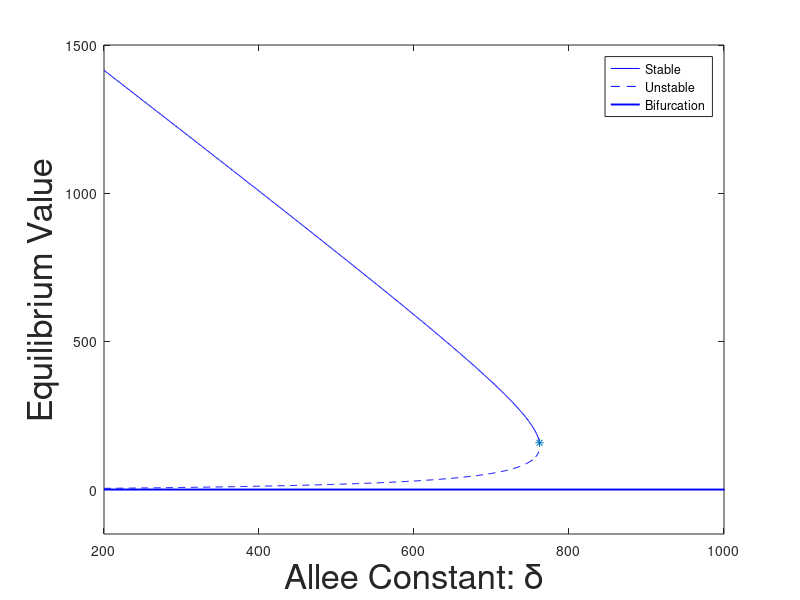

Here is the MATLAB script that generated this plot: (Note: this script raises an error after producing the figure.)
%% Figure 5.2a

% Anopheles parameters
beta = 33.3333; 
r = .5;
%x = Parm3(3,i);
%f =  Parm3(4,i);
mu_1 = .2;
mu_0 = 5e-2;
alpha = 0.1020;
mu_2 = 0.0435;
delta2 = 200:762;
    

% Just putting the equilibriums in pieces
aa = (- mu_0*mu_2^2 ).*delta2 - alpha^2*mu_2 *r - alpha* mu_1*mu_2 *r + alpha^2*r*(1-r)*beta ;
   


bb =  sqrt((  (mu_0*mu_2^2).*delta2 + alpha^2* mu_2 *r +alpha*mu_1*mu_2* r - alpha^2*r*(1-r)*beta).^2 - (4*r*alpha).*delta2.*(mu_0*mu_2^3*(mu_1 + alpha)) );

dd = (2*mu_0*mu_2^2*r);

% This are the two equilibria for a given delta value
eq1a = (aa + bb)./dd;
  
eq2a = (aa - bb)./dd;

%
plot(delta2, eq1a,'b', delta2, eq2a,'--b')

xlabel('Allee Constant: \delta' ,'FontSize', 25)

ylabel('Equilibrium Value' ,'FontSize', 25)
hold on
plot([200 1400], [0 0], 'b','LineWidth', 1.4)

%
axis([200,1000, -150, 1500])
hold on
plot(762, 157.7488, '*')
%
legend('Stable','Unstable', 'Bifurcation')

%% Figure 5.2b and Latin hypercube sampling
% Now we choose a sample size
samp = 225;
% This is the latin hypercube command in matlab. When I run it in MatLab
% R2016a, I use the default kernel when I first open matlab.
Parm = lhsdesign(7,samp);


% % Order is beta, r, mu0, mu1, mu2, alpha, delta

% This is my lower and upper bounds
lb = [ 50/4, 0.5,  log(1e-6),  0.05, 0.0333, 0.0333, 50 ]';
ub = [ 122/2, 0.55, log(.1),  0.8,  0.125, 0.125, 250 ]';

% Adjusting random sample to fit bounds
Parm200 = bsxfun(@plus, lb, bsxfun(@times, Parm, (ub-lb)));

% Getting rid of log on mu_0
Parm200(3,:) = exp(Parm200(3,:));




% First I need to refind all equilibriums
eq1 = zeros(225, 1);
eq2 = zeros(225, 1);
for i = 1:samp
    
beta = Parm200(1,i);
r = Parm200(2,i);

mu_0 = Parm200(3,i);
mu_1 = Parm200(4,i);
mu_2 = Parm200(5,i);

alpha =Parm200(6,i);
delta =   Parm200(7,i);
aa = - mu_0*mu_2^2 *delta - alpha^2*mu_2 *r - alpha* mu_1*mu_2 *r + alpha^2*r*(1-r)*beta ;
   


bb =  sqrt((  mu_0*mu_2^2 *delta + alpha^2* mu_2 *r +alpha*mu_1*mu_2* r - alpha^2*r*(1-r)*beta)^2 - 4*r*alpha*delta*mu_0*mu_2^3*(mu_1 + alpha) );

dd = (2*mu_0*mu_2^2*r);


eq1(i) = (aa + bb)/dd;
  
eq2(i) = (aa - bb)/dd;
end



% Finding positive equilibria
kpos = 0;
kimag = 0;
kneg = 0;

for i = 1:samp
  if( isreal(eq1(i) ) )
   if(  eq1(i)> 0 )
       kpos = [kpos, i ];
   elseif (eq1(i) < 0)
       kneg = [kneg, i ] ;
   end
  else
      kimag = [kimag,i];
  end
end
kneg(1) = [];
kpos(1) = [];
kimag(1) = [];

%
Parm = Parm200(:,kpos);
eq1 = eq1(kpos);
eq2 = eq2(kpos);

% These are the ones I will not use, because they have negative and
% imaginary equilbria

Parmnegi = Parm200(:,[kneg, kimag]);


%
bif = zeros(1,192);
del = zeros(1,192);
% I am finding the bifurcation point for each set of parameters, but solving for delta value.
for i =1:192 
% beta   
beta = Parm(1,i);
% r
r = Parm(2,i);
% mu0
mu_0 = Parm(3,i);
%mu1
mu_1 = Parm(4,i);
% mu2
mu_2 = Parm(5,i);
% alpha
alpha = Parm(6,i);

a1 = (  mu_0*mu_2^2)^2;
b1 = 2*mu_0*mu_2^2*(  alpha^2* mu_2 *r +alpha*mu_1*mu_2* r - alpha^2*r*(1-r)*beta)- 4*r*alpha*mu_0*mu_2^3*(mu_1 + alpha);
c1 = (  alpha^2* mu_2 *r +alpha*mu_1*mu_2* r - alpha^2*r*(1-r)*beta)^2;
del(i) = (-b1 + sqrt(b1^2 -4*a1*c1))/ (2*a1);

bb1 = - mu_0*mu_2^2 *del(i) - alpha^2*mu_2 *r - alpha* mu_1*mu_2 *r + alpha^2*r*(1-r)*beta;
ac1 = sqrt((  mu_0*mu_2^2 *del(i) + alpha^2* mu_2 *r +alpha*mu_1*mu_2* r - alpha^2*r*(1-r)*beta)^2 - 4*r*alpha*del(i)*mu_0*mu_2^3*(mu_1 + alpha) );
d = 2*mu_0*mu_2^2*r;

if(abs(ac1)< 1e-4)
bif(i) = -bb1/d;
else
    i
end

end


% Plotting bifurcation with delta value
plot(log10(del),log10(bif), 'o') 
hold on 
%title(' ', 'FontSize', 20)
ylabel('Bifurcation Value' ,'FontSize', 20)

xlabel('Allee Constant: \delta' ,'FontSize', 20)

% axis([ 0 1274, 0 0.5])

% Finding linear regression line of log values
xr = [ ones(192,1), log10(del)'];
line = xr\log10(bif)';

xr2 = [ ones(192,1), del'];
line2 = xr2\bif';

%
hold on
t = [2:8];
plot(t, line(1) + line(2).*t)

%% Figure 5.2c

hold on
plot(log10(Parm(3,:)), log10(bif), 'o') 
hold on 
%title(' ', 'FontSize', 20)
ylabel('Bifurcation Value' ,'FontSize', 20)

xlabel('Density dependent death: \mu_0' ,'FontSize', 20)

% axis([ 0 1274, 0 0.5])

% Finding linear regression line of log values
xr3 = [ ones(192,1), log10(Parm(3,:))'];
line3 = xr3\log10(bif)';

xr4 = [ ones(192,1), Parm(3,:)'];
line4 = xr4\bif';
hold on
t = [-6,-1];
y = line3(1) + line3(2).*t;
plot(t, y)

%% Figure 5.3
% This is the step size I will use for the histogram
stepn = (ub-lb)./20;
for i = 1:7
edges(i,:) = lb(i):stepn(i):ub(i);
end

% mu0 is on a log scale so I do this separately
 step = (log10(ub(5))+6 )/20 ;
stepup= -6: step:log10(ub(5));
stepup = 10.^(stepup);
edges5 = stepup;
%%
 ss2 = zeros(7,2);
  words = { ' Egg laying Rate', ' Male Mosquitoes' ,   'Density Dependent Death Rate of Larvae' ,  'Constant Death Rate of Larvae' ,  'Adult Death Rate', 'Transition Rate from Larvae to Adult' , 'Allee Constant'   };
% % % Order is beta, r, mu0, mu1, mu2, alpha, delta
  xwords =   { '\beta', 'r' ,   '\mu_0' , '\mu_1' ,  '\mu_2' , '\alpha' , '\delta'  };

for i = 1:2



 

 figure


%subplot(1,2,1)  
h1 = histogram(Parm(i,:),edges(i,:));
hold on
  h2= histogram(Parmnegi(i,:),edges(i,:));




% This was to make it easier to compare to normalize the data
h1.Normalization = 'probability';
h2.Normalization = 'probability';

figure
stairs(h1.Values, 'LineWidth', 2)
hold on
stairs(h2.Values, 'LineWidth', 2)

title( words(i), 'Fontsize', 12);
legend('Positive Equilibria', 'Negative or Imaginary Equilibria');
xlabel( xwords(i), 'Fontsize', 20)
ylabel( 'Proportion', 'Fontsize', 15)

%set(gca, 'XTick',  [5:4:21], 'XTickLabel',  [  '10^{-5}','10^{-4}', '10^{-3}', '10^{-2}', '10^{-1}' ])
%set(gca, 'XTick',  [1.5:4:21], 'XTickLabel',  [ .03:.02:.11])
set(gca, 'FontSize', 15);
close Figure 1
end

 figure
i =3;

%subplot(1,2,1)  
h1 = histogram(Parm(i,:),edges5);
hold on
  h2= histogram(Parmnegi(i,:),edges5);



% This was to make it easier to compare to normalize the data
h1.Normalization = 'probability';
h2.Normalization = 'probability';


set(gca,'xscale','log') 
figure
stairs(h1.Values, 'LineWidth', 2)
hold on
stairs(h2.Values, 'LineWidth', 2)


title( words(i), 'Fontsize', 12);
legend('Positive Equilibria', 'Negative or Imaginary Equilibria');
xlabel( xwords(i), 'Fontsize', 20)
ylabel( 'Proportion', 'Fontsize', 15)


set(gca, 'FontSize', 15);
close Figure 1

for i = 4:7



 

 figure


%subplot(1,2,1)  
h1 = histogram(Parm(i,:),edges(i,:));
hold on
  h2= histogram(Parmnegi(i,:),edges(i,:));




% This was to make it easier to compare to normalize the data
h1.Normalization = 'probability';
h2.Normalization = 'probability';

figure
stairs(h1.Values, 'LineWidth', 2)
hold on
stairs(h2.Values, 'LineWidth', 2)

title( words(i), 'Fontsize', 12);
legend('Positive Equilibria', 'Negative or Imaginary Equilibria');
xlabel( xwords(i), 'Fontsize', 20)
ylabel( 'Proportion', 'Fontsize', 15)

%set(gca, 'XTick',  [5:4:21], 'XTickLabel',  [  '10^{-5}','10^{-4}', '10^{-3}', '10^{-2}', '10^{-1}' ])
%set(gca, 'XTick',  [1.5:4:21], 'XTickLabel',  [ .03:.02:.11])
set(gca, 'FontSize', 15);
close Figure 1
end




%% Figure 5.4a
% Note: this takes some over 15 minutes to run

%  Matrix for samples without Allee effect of Latin hypercube 190 samples
% Set up
% For IV

in = (eq2./eq1);
e = zeros(192,1);
for i = 1:192
    
  beta = Parm(1,i);
r = Parm(2,i);

mu_0 = Parm(3,i);
mu_1 = Parm(4,i);
mu_2 = Parm(5,i);

alpha =Parm(6,i); 
    

% This is the equilibrium when there is no Allee effect i.e. delta = 0
   e(i) =  ((1-r)*alpha^2*beta - mu_1*mu_2*alpha - mu_2*alpha^2) /(mu_2^2*mu_0);
    
    
end

% Making sure that the Allee threshold/Carrying capacity < 15 percent
[rel, place2] = sort(in);

[noa, place] = sort(e);
toobig(1) = find(place==place2(end));
toobig(2) = find(place==place2(end-1));
%
% Removing the two too large Relative Allee effects
place(toobig) = [];


% Matrix for samples
xx  = linspace(.01,.2,15);
zz = zeros(15,192);

%
for j = 1:15;
tic
for i= 1:192;
%187
iV = [ 0,0, 0,  eq1(i)*in(i)^.05 , 0, 10];
%parm = [ 46.7863    0.5124    0.01    0.4311  158.0851    0.5590    0.3337    0.0987    0.0399]

 % beta   
parm(1) = Parm(1,i);
% r
parm(2) = Parm(2,i);
% mu0
parm(3) = Parm(3,i);
%mu1
parm(4) = Parm(4,i);
% mu2
parm(5) = Parm(5,i);
% alpha
parm(6) = Parm(6,i);
% delta
parm(7) =  Parm(7,i);
% x
parm(8) = xx(j);
% f
parm(9) = 0.5;
% fd
parm(10) = 0;

tspan = [0,5000];
%solving the ODE 
options = odeset('NonNegative',1:6);


[t,y] = ode45(@gene_ode,tspan, iV, options,parm);
%semilogy(t,sum(y(:,4:6),2), 'LineWidth', 2);
%hold on
%legend('J_{WW}','J_{DW}','J_{DD}','A_{WW}','A_{DW}','A_{DD}','Location','South')
 zz(j,i) = sum(y(end,4:6));
end
toc
end

%

% I log scale it so that the color scale is easier to read

zzl = log10(zz);

%

figure
imagesc(zzl(:,place))
c = colorbar;
caxis([0 , 5.5])
%
% converting it from log scale
newtic = 0:5;
newtic = 10.^newtic;

set(c,'YTick',0:5,'YTickLabel', newtic)

%
 xti = ones(1,15) - round(xx, 2);
k = [1:47:188, 190];
set(gca, 'XTick',  k, 'XTickLabel',  round(e(place(k)))) % 10 ticks 
set(gca, 'YTick', 1:3:15, 'YTickLabel', xti(1:3:15) ) % 20 ticks
title('No Allee Effect', 'FontSize', 20)
%xlabel(' Allee Threshold/ Carrying Capacity' ,'FontSize', 18)

xlabel('Equilibria' ,'FontSize', 20, 'FontWeight', 'bold')
colormap copper
ylabel('Gene Drive' ,'FontSize', 20, 'FontWeight', 'bold')


%% Figure 5.4b
% Note: this takes some over 15 minutes to run

% Matrix for samples WITH Allee effect of Latin hypercube 190 samples

zz2 = zeros(15,192);



%
for j = 1:15;
tic
for i= 1:192;
%187
iV = [ 0,0, 0,  eq1(i)*in(i)^.05 , 0, 10];
%parm = [ 46.7863    0.5124    0.01    0.4311  158.0851    0.5590    0.3337    0.0987    0.0399]

 % beta   
parm(1) = Parm(1,i);
% r
parm(2) = Parm(2,i);
% mu0
parm(3) = Parm(3,i);
%mu1
parm(4) = Parm(4,i);
% mu2
parm(5) = Parm(5,i);
% alpha
parm(6) = Parm(6,i);
% delta No Allee effect
parm(7) =  0;
% x
parm(8) = xx(j);
% f
parm(9) = 0.5;
% fd
parm(10) = 0;

tspan = [0,5000];
%solving the ODE 
options = odeset('NonNegative',1:6);


[t,y] = ode45(@gene_ode,tspan, iV, options,parm);
%semilogy(t,sum(y(:,4:6),2), 'LineWidth', 2);
%hold on
%legend('J_{WW}','J_{DW}','J_{DD}','A_{WW}','A_{DW}','A_{DD}','Location','South')
 zz2(j,i) = sum(y(end,4:6));
end
toc
end

%

% I log scale it so that the color scale is easier to read

zzl2 = log10(zz2);

%

figure
imagesc(zzl2(:,place))
c = colorbar;
caxis([0 , 5.5])
%
% converting it from log scale
newtic = 0:5;
newtic = 10.^newtic;

set(c,'YTick',0:5,'YTickLabel', newtic)

%
 xti = ones(1,15) - round(xx, 2);
k = [1:47:188, 190];
set(gca, 'XTick',  k, 'XTickLabel',  round(e(place(k)))) % 10 ticks 
set(gca, 'YTick', 1:3:15, 'YTickLabel', xti(1:3:15) ) % 20 ticks
title('Allee Effect', 'FontSize', 20)
%xlabel(' Allee Threshold/ Carrying Capacity' ,'FontSize', 18)

xlabel('Equilibria' ,'FontSize', 20, 'FontWeight', 'bold')
colormap copper
ylabel('Gene Drive' ,'FontSize', 20, 'FontWeight', 'bold')


%% Figure 5.5a and b
% Note this takes over 15 minutes to run

%Intitializing
zxf2 = zeros(11,11);
zxfA2 = zeros(11,11);
tic
for i = 1:11;
    
for j = 1:11;
 
    
%%% order of parameter
%%%% beta r mu_0 mu_1 mu_2 alpha delta x f fd 
%parm = [33.3333, 0.5, 5e-2, 0.2, 0.0435,0.1020, 0, 0.5, 0.5, 0];
parm = [ 33.3333    0.5    0.05    0.2  0.0435      0.102  0  0.5  .2 0];

iV = [ 0,0, 0, 50 , 0, 10];

parm(8) = xg(i);
parm(9) = f(j); 





tspan = [0,5000];
%solving the ODE 
options = odeset('NonNegative',1:6);

[t,y] = ode45(@gene_ode,tspan, iV, options,parm);

%
%semilogy(t,y, 'LineWidth', 2);

 zxf2(i,j) = sum(y(end,4:6));
end

end
toc

for i = 1:11;
    tic
for j = 1:11;
 
%%% order of parameter
%%%% beta r mu_0 mu_1 mu_2 alpha delta x f fd 
%parm = [33.3333, 0.5, 5e-2, 0.2, 0.0435,0.1020, 0, 0.5, 0.5, 0];
parm = [ 33.3333    0.5    0.05    0.2  0.0435      0.102  150  0.5  .2 0];

iV = [ 0,0, 0, 50 , 0, 10];

parm(8) = xg(i);
parm(9) = f(j); 





tspan = [0,500];
%solving the ODE 
options = odeset('NonNegative',1:6);

[t,y] = ode45(@gene_ode,tspan, iV, options,parm);

%
%semilogy(t,y, 'LineWidth', 2);

 zxfA2(i,j) = sum(y(end,4:6));
end
toc
end

%%

figure
imagesc(zxf2)
c = colorbar;
ylabel(c,'Population at Equilbrium','FontSize',20)

%
set(gca, 'XTick',  1:2:11, 'XTickLabel',  f(1:2:11)) % 10 ticks 
set(gca, 'YTick', [1:2:11], 'YTickLabel', 1-xg([1:2:11]) )

xlabel('Fertility of Heterozygote' ,'FontSize', 15)

ylabel('Gene Drive' ,'FontSize', 15)
title('Varying fertility and Gene Drive' ,'FontSize', 15)
colormap bone
hold on
plot([ 1.5,1.5,2.5, 2.5, 3.5, 3.5, 4.5, 4.5, 5.5, 5.5, 6.5,6.5,7.5,7.5, 9.5, 9.5, 10.5, 10.5, 11.5],[ .5,2.5, 2.5, 4.5, 4.5, 5.5, 5.5, 6.5, 6.5, 7.5,7.5,8.5,8.5, 9.5, 9.5, 10.5, 10.5, 10.5, 10.5], 'w','LineWidth', 5)
plot([1.5,11.5],[1.5, 1.5],'w','LineWidth', 5)

hold on
plot([ 1.5,1.5,2.5, 2.5, 3.5, 3.5, 4.5, 4.5, 5.5, 5.5, 6.5,6.5,7.5,7.5, 9.5,  11.5],[ .5,2.5, 2.5, 4.5, 4.5, 4.5, 4.5, 5.5, 5.5, 5.5, 5.5,5.5, 5.5, 4.5, 4.5, 4.5], ':w','LineWidth', 5)



% Now we find the difference with Allee
difA = (zxf2 - zxfA2)./zxf2;

figure
imagesc(difA)
c = colorbar;
ylabel(c,'Population Difference','FontSize',20)

%
set(gca, 'XTick',  1:2:11, 'XTickLabel',  f(1:2:11)) % 10 ticks 
set(gca, 'YTick', [1:2:11], 'YTickLabel', 1-xg([1:2:11]) )

xlabel('Fertility of Heterozygote' ,'FontSize', 15)

ylabel('Gene Drive' ,'FontSize', 15)
title('Change in Population due to Allee Effect' ,'FontSize', 15)

colormap copper
hold on
plot([ 1.5,1.5,2.5, 2.5, 3.5, 3.5, 4.5, 4.5, 5.5, 5.5, 6.5,6.5,7.5,7.5, 9.5, 9.5, 10.5, 10.5, 11.5],[ .5,2.5, 2.5, 4.5, 4.5, 5.5, 5.5, 6.5, 6.5, 7.5,7.5,8.5,8.5, 9.5, 9.5, 10.5, 10.5, 10.5, 10.5], ':w','LineWidth', 5)
plot([1.5,11.5],[1.5, 1.5],':k','LineWidth', 5)

hold on
plot([ 1.5,1.5,2.5, 2.5, 3.5, 3.5, 4.5, 4.5, 5.5, 5.5, 6.5,6.5,7.5,7.5, 9.5,  11.5],[ .5,2.5, 2.5, 4.5, 4.5, 4.5, 4.5, 5.5, 5.5, 5.5, 5.5,5.5, 5.5, 4.5, 4.5, 4.5], 'k','LineWidth', 5)


%% Figure 5.6

% All lines were found in mathematica, but plotted here
figure
subplot(1,3,1)
plot([-.05, 1.05], [.25, .25], 'k', 'LineWidth', 3)
hold on 
axis([ -.05, 1.05, -.05, 1.05])
plot( [.25, 1.05],[.25, 1.05], 'k', 'LineWidth', 3)
title(' x = 0.5')
ylabel('f_d: Fertility of Homozygous Gene Drive')

set(gca, 'FontSize', 18)
%
subplot(1,3 ,2)
plot([-.05, 1.05], [.25, .25], 'k', 'LineWidth', 3)
hold on 
axis([ -.05, 1.05, -.05, 1.05])
plot( [.25, .25],[-.05, 1.05], 'k', 'LineWidth', 3)
title(' x = 0.8')
xlabel('f: Fertility of Heterozygotes')
set(gca, 'FontSize', 18)

subplot(1,3 ,3)
plot([-.05, 1.05], [.25, .25], 'k', 'LineWidth', 3)
hold on 
axis([ -.05, 1.05, -0.05, 1.05])
plot( [0.0526, 0.0526],[-.05, 1.05], 'k', 'LineWidth', 3)

title(' x = 0.95')

set(gca, 'FontSize', 18)

%% Figure 5.7

samp = 11; 

ff = linspace(0,1,samp); % values 0:.1:1 for f 
fdd = linspace(1,0,samp); % values 0:.1:1 for fd 
zziv = zeros(samp,samp);
zziv2 = zeros(samp,samp);

for i = 1:samp;

for j = 1:samp

%%% Initial conditions
mos = 2000;
test = 10;
iV = [ 0,0, 0, mos-test , 0, test];

%%% Order of parameter
%%%% is beta, r, mu0, mu1, mu2, alpha, delta, x, f, fd 
parm = [33.3333, 0.5, 0.05, 0.2, 0.0435,0.1020, 150, 0.5, 0.5, 0];


%%% Over-writing some of the parameters that are varied
parm(8) = .8;  % This is gene drive, if you want 90, make it =0.9
parm(9) = ff(j);% The heterozygous fertiility f
parm(10) = fdd(i); % The homozygous fertility fd


 tspan = [0 10000]; % use this for better accuracy, allows matlab to chose time step
%tspan = 0:10000;% use to run faster (note may have to choose values > 2000 for some situations)

%%% solving the ODE 
% options = odeset('NonNegative',1:6); % use this for best accuracy but
% much slower
options = [];%odeset('NonNegative',1:6); % use this for faster but less accurate near zero


[t,y] = ode45(@gene_ode,tspan, iV, options,parm);


zziv(i,j) = sum(y(end,4:6));

end

end


for i = 1:samp;

for j = 1:samp

%%% Initial conditions
mos = 10;
test = 2000;
iV = [ 0,0, 0, mos-test , 0, test];

%%% Order of parameter
%%%% is beta, r, mu0, mu1, mu2, alpha, delta, x, f, fd 
parm = [33.3333, 0.5, 0.05, 0.2, 0.0435,0.1020, 150, 0.5, 0.5, 0];


%%% Over-writing some of the parameters that are varied
parm(8) = .8;  % This is gene drive, if you want 90, make it =0.9
parm(9) = ff(j);% The heterozygous fertiility f
parm(10) = fdd(i); % The homozygous fertility fd


 tspan = [0 10000]; % use this for better accuracy, allows matlab to chose time step
%tspan = 0:10000;% use to run faster (note may have to choose values > 2000 for some situations)

%%% solving the ODE 
% options = odeset('NonNegative',1:6); % use this for best accuracy but
% much slower
options = [];%odeset('NonNegative',1:6); % use this for faster but less accurate near zero


[t,y] = ode45(@gene_ode,tspan, iV, options,parm);


zziv2(i,j) = sum(y(end,4:6));

end

end

imagesc(zziv)
c = colorbar;
caxis([1 , 1650])
 %colormap(map);
set(gca,'fontsize',14,'xtick',1:11,'xticklabel',0:.1:1,'ytick',1:11,'yticklabel',fliplr(0:.1:1))

ylabel('f_d: Fertility of Homozygous Gene Drive')
xlabel('f: Fertility of Heterozygotes')

title('Initial Amount of Wild Mosquitoes greater than Gene Drive')
ylabel(c,'Population at Equilibrium','FontSize',20)
hold on
plot([-.05, 1.05], [.25, .25], 'w', 'LineWidth', 3)
hold on 
axis([ -.05, 1.05, -.05, 1.05])
plot( [.25, .25],[-.05, 1.05], 'k', 'LineWidth', 3)

figure
imagesc(zziv2)
c = colorbar;
caxis([1 , 1650])
 %colormap(map);
set(gca,'fontsize',14,'xtick',1:11,'xticklabel',0:.1:1,'ytick',1:11,'yticklabel',fliplr(0:.1:1))

ylabel('f_d: Fertility of Homozygous Gene Drive')
xlabel('f: Fertility of Heterozygotes')

title('Initial Amount of Gene Drive Mosquitoes greater than wild')

ylabel(c,'Population at Equilibrium','FontSize',20)
hold on
plot([-.05, 1.05], [.25, .25], 'w', 'LineWidth', 3)
hold on 
axis([ -.05, 1.05, -.05, 1.05])
plot( [.25, .25],[-.05, 1.05], 'w', 'LineWidth', 3)
